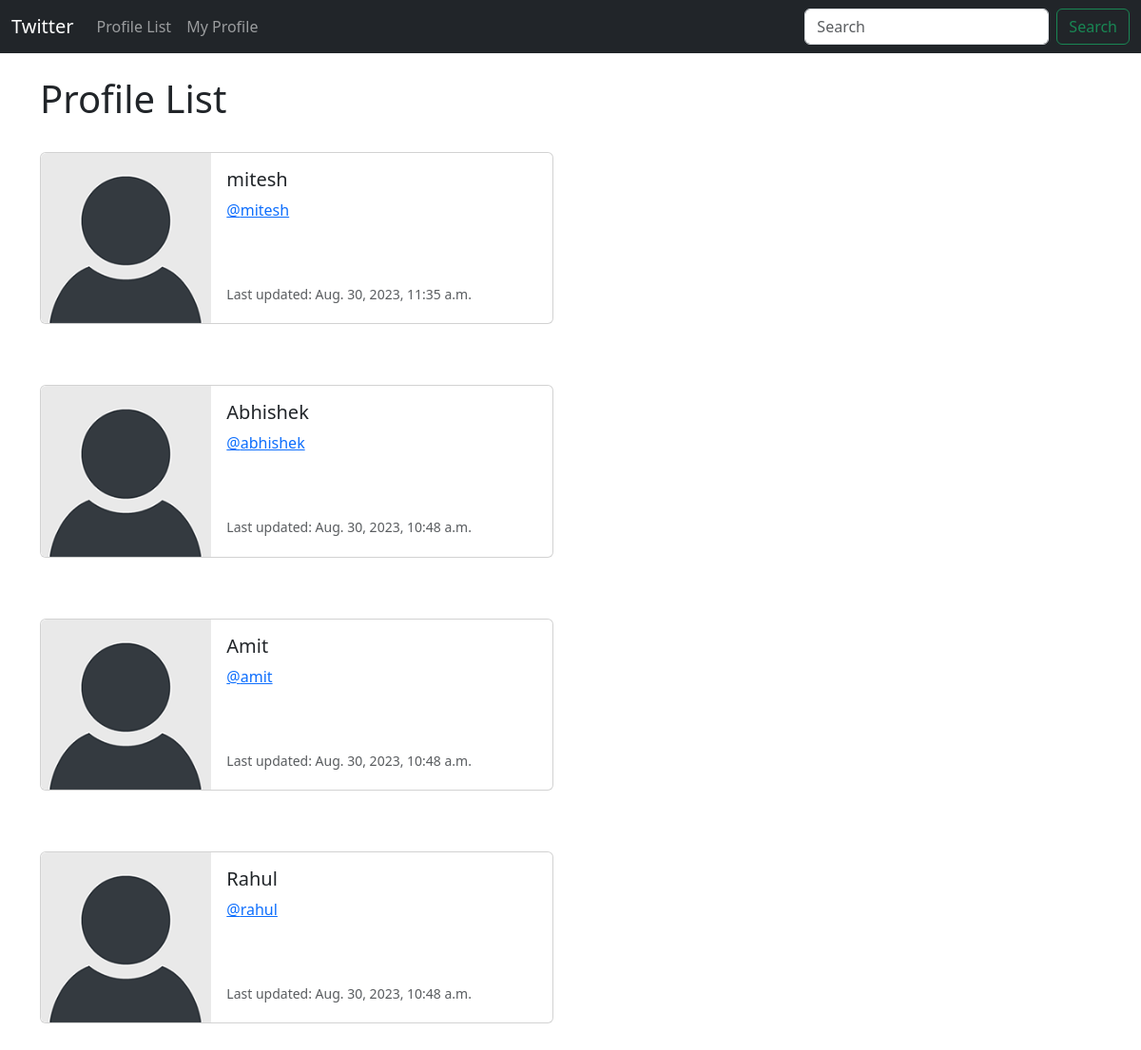
Page /profile_list/ (signed in) on the earlier database version.
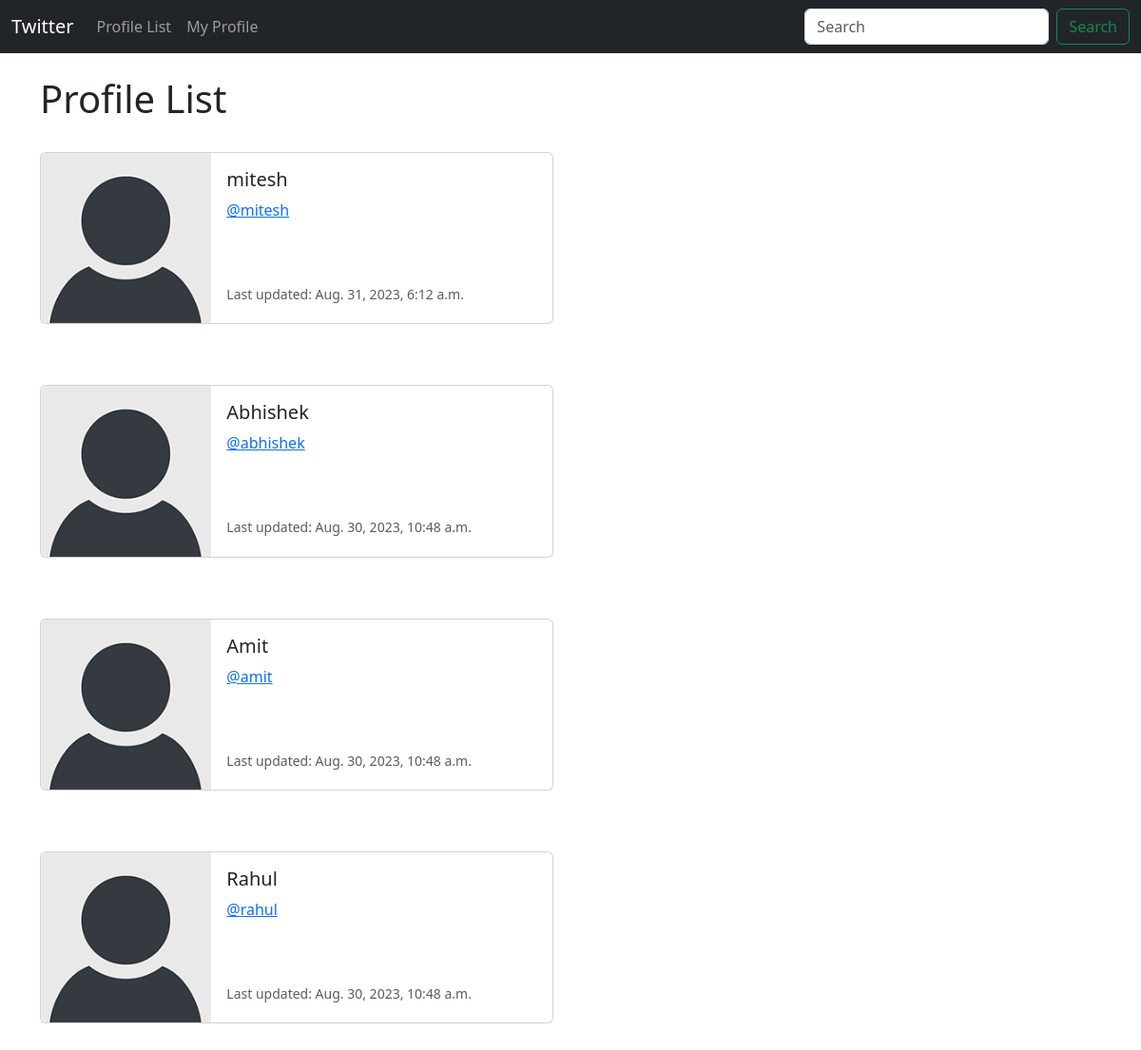
Same page on the later database version.
### twitter/models.py (models this page shows, shortened)
class Profile(models.Model):
    user = models.OneToOneField(User, on_delete=models.CASCADE)
    follows = models.ManyToManyField("self", related_name="followed_by", symmetrical=False, blank=True)
    date_modified = models.DateTimeField(User, auto_now=True)

### twitter/views.py (the view)
# urls.py: path('profile_list/', views.profile_list, name='profile_list'),
def profile_list(request):
    if request.user.is_authenticated:
        profiles = Profile.objects.exclude(user=request.user)
        return render(request, 'profile_list.html', {"profiles": profiles})
    else:
        messages.success(request, ("You must be loggedin to see this page.."))
        return redirect('home')

### twitter/templates/profile_list.html
{% extends 'base.html' %}
{% load static %}
{% block content %}
    <h1>Profile List</h1>
    <br/>
    {% if profiles %}
        {% for profile in profiles %}
            <div class="card mb-3" style="max-width: 540px;">
                <div class="row g-0">
                <div class="col-md-4">
                    <img src="{% static 'images/default_profile_pic.png' %}" class="img-fluid rounded-start" alt="Profile Image">
                </div>
                <div class="col-md-8">
                    <div class="card-body">
                    <h5 class="card-title">{{ profile.user.username }}</h5>
                    <p class="card-text"><a href="{% url 'profile' profile.user.id %}">@{{ profile.user.username|lower }}</a></p> <br/><br/>
                    <p class="card-text"><small class="text-body-secondary">Last updated: {{ profile.date_modified }}</small></p>
                    </div>
                </div>
                </div>
            </div>
            <br/><br/>
        {% endfor %}
    {% endif %}
{% endblock content %}

Differences in the rows shown:
changed Profile "mitesh": date_modified "Aug. 30, 2023, 11:35 a.m." → "Aug. 31, 2023, 6:12 a.m."
